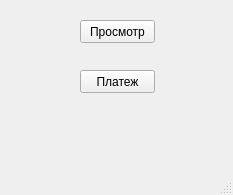
<?xml version="1.0" encoding="UTF-8"?>
<ui version="4.0">
 <class>MainWindow</class>
 <widget class="QMainWindow" name="MainWindow">
  <property name="geometry">
   <rect>
    <x>0</x>
    <y>0</y>
    <width>233</width>
    <height>195</height>
   </rect>
  </property>
  <property name="windowTitle">
   <string>MainWindow</string>
  </property>
  <widget class="QWidget" name="centralwidget">
   <widget class="QPushButton" name="pushButton">
    <property name="geometry">
     <rect>
      <x>80</x>
      <y>20</y>
      <width>75</width>
      <height>23</height>
     </rect>
    </property>
    <property name="text">
     <string>Просмотр</string>
    </property>
   </widget>
   <widget class="QPushButton" name="pushButton_2">
    <property name="geometry">
     <rect>
      <x>80</x>
      <y>70</y>
      <width>75</width>
      <height>23</height>
     </rect>
    </property>
    <property name="text">
     <string>Платеж</string>
    </property>
   </widget>
  </widget>
  <widget class="QStatusBar" name="statusbar"/>
  <widget class="QMenuBar" name="menubar">
   <property name="geometry">
    <rect>
     <x>0</x>
     <y>0</y>
     <width>233</width>
     <height>21</height>
    </rect>
   </property>
  </widget>
 </widget>
 <resources/>
 <connections/>
</ui>
